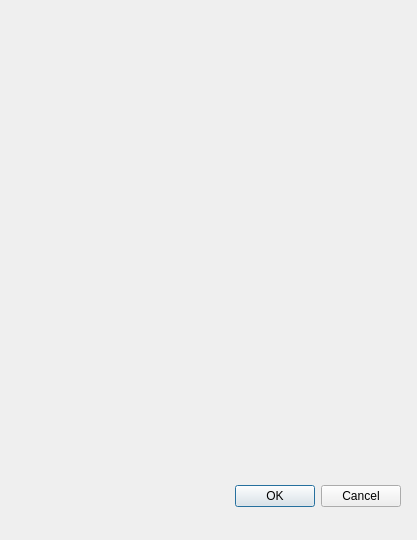
<?xml version="1.0" encoding="UTF-8"?>
<ui version="4.0">
 <class>Dialog</class>
 <widget class="QDialog" name="Dialog">
  <property name="geometry">
   <rect>
    <x>0</x>
    <y>0</y>
    <width>417</width>
    <height>540</height>
   </rect>
  </property>
  <property name="windowTitle">
   <string>Dialog</string>
  </property>
  <widget class="QDialogButtonBox" name="buttonBox">
   <property name="geometry">
    <rect>
     <x>20</x>
     <y>480</y>
     <width>381</width>
     <height>32</height>
    </rect>
   </property>
   <property name="orientation">
    <enum>Qt::Horizontal</enum>
   </property>
   <property name="standardButtons">
    <set>QDialogButtonBox::Cancel|QDialogButtonBox::Ok</set>
   </property>
  </widget>
 </widget>
 <resources/>
 <connections>
  <connection>
   <sender>buttonBox</sender>
   <signal>accepted()</signal>
   <receiver>Dialog</receiver>
   <slot>accept()</slot>
   <hints>
    <hint type="sourcelabel">
     <x>248</x>
     <y>254</y>
    </hint>
    <hint type="destinationlabel">
     <x>157</x>
     <y>274</y>
    </hint>
   </hints>
  </connection>
  <connection>
   <sender>buttonBox</sender>
   <signal>rejected()</signal>
   <receiver>Dialog</receiver>
   <slot>reject()</slot>
   <hints>
    <hint type="sourcelabel">
     <x>316</x>
     <y>260</y>
    </hint>
    <hint type="destinationlabel">
     <x>286</x>
     <y>274</y>
    </hint>
   </hints>
  </connection>
 </connections>
</ui>
